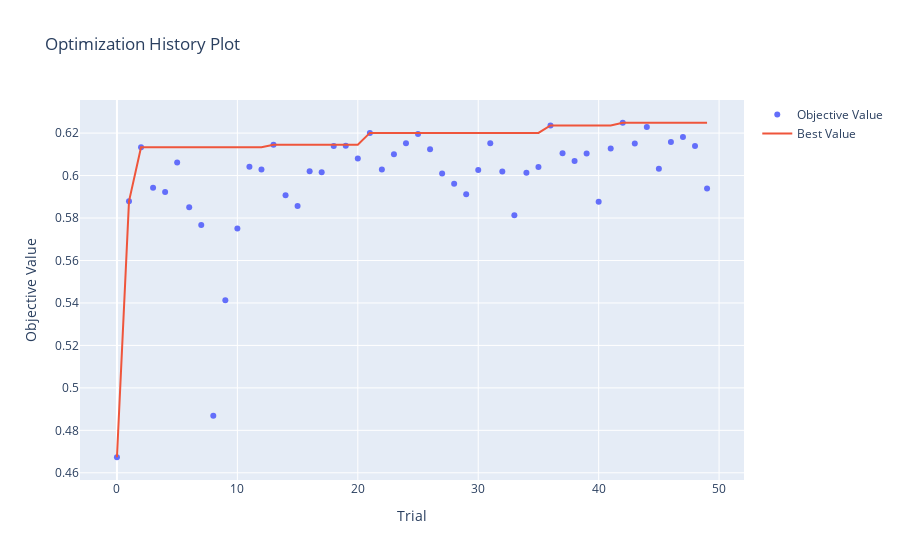
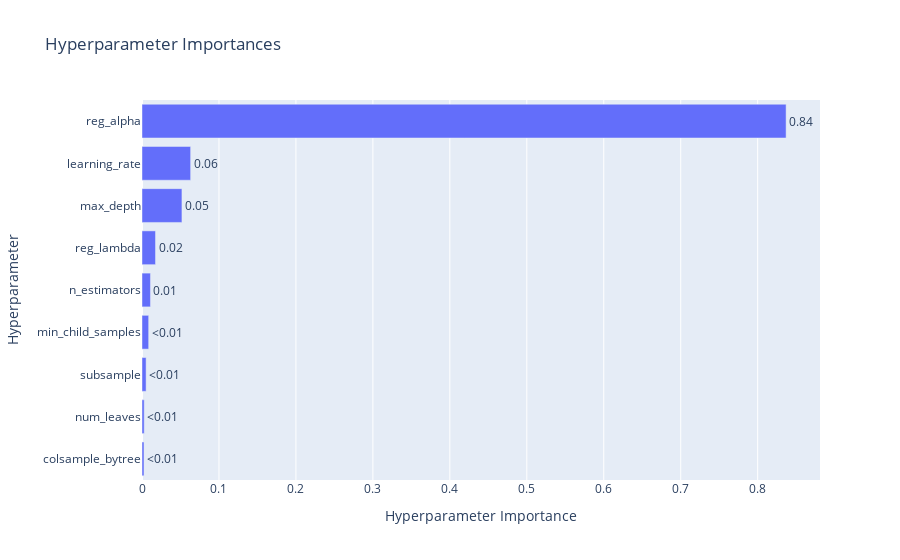

Notebook cell for these charts, in order:
### Code cell
import optuna.visualization

# Visualization of optimization trajectory & parameter importance
optuna.visualization.plot_optimization_history(study).show()
optuna.visualization.plot_param_importances(study).show()

### Figure 1 — Plotly figure (JSON) as saved in the notebook; plotly's stock layout.template omitted (floating-point values rounded to 4 significant figures)
{"data": [{"mode": "markers", "name": "Objective Value", "type": "scatter", "x": [0, 1, 2, 3, 4, 5, 6, 7, 8, 9, 10, 11, 12, 13, 14, 15, 16, 17, 18, 19, 20, 21, 22, 23, 24, 25, 26, 27, 28, 29, 30, 31, 32, 33, 34, 35, 36, 37, 38, 39, 40, 41, 42, 43, 44, 45, 46, 47, 48, 49], "y": [0.4673, 0.5878, 0.6133, 0.5942, 0.5923, 0.6061, 0.585, 0.5767, 0.4868, 0.5413, 0.575, 0.6041, 0.6029, 0.6145, 0.5907, 0.5856, 0.602, 0.6016, 0.6139, 0.614, 0.6081, 0.6201, 0.6028, 0.61, 0.6153, 0.6196, 0.6124, 0.601, 0.5962, 0.5912, 0.6027, 0.6153, 0.6019, 0.5813, 0.6013, 0.604, 0.6236, 0.6105, 0.6068, 0.6103, 0.5877, 0.6128, 0.6249, 0.6151, 0.6229, 0.6032, 0.6158, 0.6181, 0.6139, 0.594]}, {"mode": "lines", "name": "Best Value", "type": "scatter", "x": [0, 1, 2, 3, 4, 5, 6, 7, 8, 9, 10, 11, 12, 13, 14, 15, 16, 17, 18, 19, 20, 21, 22, 23, 24, 25, 26, 27, 28, 29, 30, 31, 32, 33, 34, 35, 36, 37, 38, 39, 40, 41, 42, 43, 44, 45, 46, 47, 48, 49], "y": [0.4673, 0.5878, 0.6133, 0.6133, 0.6133, 0.6133, 0.6133, 0.6133, 0.6133, 0.6133, 0.6133, 0.6133, 0.6133, 0.6145, 0.6145, 0.6145, 0.6145, 0.6145, 0.6145, 0.6145, 0.6145, 0.6201, 0.6201, 0.6201, 0.6201, 0.6201, 0.6201, 0.6201, 0.6201, 0.6201, 0.6201, 0.6201, 0.6201, 0.6201, 0.6201, 0.6201, 0.6236, 0.6236, 0.6236, 0.6236, 0.6236, 0.6236, 0.6249, 0.6249, 0.6249, 0.6249, 0.6249, 0.6249, 0.6249, 0.6249]}, {"marker": {"color": "#cccccc"}, "mode": "markers", "name": "Infeasible Trial", "showlegend": false, "type": "scatter", "x": [], "y": []}], "layout": {"title": {"text": "Optimization History Plot"}, "xaxis": {"title": {"text": "Trial"}}, "yaxis": {"title": {"text": "Objective Value"}}}}

### Figure 2 — Plotly figure (JSON) as saved in the notebook; plotly's stock layout.template omitted (floating-point values rounded to 4 significant figures)
{"data": [{"cliponaxis": false, "hovertemplate": ["colsample_bytree (FloatDistribution): 0.0025869121112180615<extra></extra>", "num_leaves (IntDistribution): 0.0028510705705308086<extra></extra>", "subsample (FloatDistribution): 0.005323453178755839<extra></extra>", "min_child_samples (IntDistribution): 0.008672823854548494<extra></extra>", "n_estimators (IntDistribution): 0.010994722498046458<extra></extra>", "reg_lambda (FloatDistribution): 0.01754827659278369<extra></extra>", "max_depth (IntDistribution): 0.05189905130037746<extra></extra>", "learning_rate (FloatDistribution): 0.06319967309684849<extra></extra>", "reg_alpha (FloatDistribution): 0.8369240167968908<extra></extra>"], "name": "Objective Value", "orientation": "h", "text": ["<0.01", "<0.01", "<0.01", "<0.01", "0.01", "0.02", "0.05", "0.06", "0.84"], "textposition": "outside", "type": "bar", "x": [0.002587, 0.002851, 0.005323, 0.008673, 0.01099, 0.01755, 0.0519, 0.0632, 0.8369], "y": ["colsample_bytree", "num_leaves", "subsample", "min_child_samples", "n_estimators", "reg_lambda", "max_depth", "learning_rate", "reg_alpha"]}], "layout": {"title": {"text": "Hyperparameter Importances"}, "xaxis": {"title": {"text": "Hyperparameter Importance"}}, "yaxis": {"title": {"text": "Hyperparameter"}}}}
